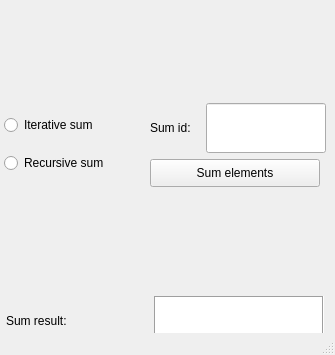
<?xml version="1.0" encoding="UTF-8"?>
<ui version="4.0">
 <class>MainWindow</class>
 <widget class="QMainWindow" name="MainWindow">
  <property name="geometry">
   <rect>
    <x>0</x>
    <y>0</y>
    <width>335</width>
    <height>355</height>
   </rect>
  </property>
  <property name="font">
   <font>
    <pointsize>9</pointsize>
   </font>
  </property>
  <property name="windowTitle">
   <string>MainWindow</string>
  </property>
  <widget class="QWidget" name="centralwidget">
   <widget class="QWidget" name="verticalLayoutWidget">
    <property name="geometry">
     <rect>
      <x>0</x>
      <y>0</y>
      <width>330</width>
      <height>451</height>
     </rect>
    </property>
    <layout class="QVBoxLayout" name="verticalLayout_7">
     <item>
      <layout class="QHBoxLayout" name="horizontalLayout_4">
       <item>
        <layout class="QVBoxLayout" name="verticalLayout_8">
         <item>
          <widget class="QRadioButton" name="iterativeSum">
           <property name="sizePolicy">
            <sizepolicy hsizetype="Fixed" vsizetype="Fixed">
             <horstretch>136</horstretch>
             <verstretch>0</verstretch>
            </sizepolicy>
           </property>
           <property name="minimumSize">
            <size>
             <width>136</width>
             <height>0</height>
            </size>
           </property>
           <property name="maximumSize">
            <size>
             <width>136</width>
             <height>16777215</height>
            </size>
           </property>
           <property name="text">
            <string>Iterative sum</string>
           </property>
          </widget>
         </item>
         <item>
          <widget class="QRadioButton" name="recurciveSum">
           <property name="sizePolicy">
            <sizepolicy hsizetype="Fixed" vsizetype="Fixed">
             <horstretch>136</horstretch>
             <verstretch>0</verstretch>
            </sizepolicy>
           </property>
           <property name="minimumSize">
            <size>
             <width>136</width>
             <height>0</height>
            </size>
           </property>
           <property name="maximumSize">
            <size>
             <width>136</width>
             <height>16777215</height>
            </size>
           </property>
           <property name="text">
            <string>Recursive sum</string>
           </property>
          </widget>
         </item>
        </layout>
       </item>
       <item>
        <layout class="QVBoxLayout" name="verticalLayout_9">
         <item>
          <layout class="QHBoxLayout" name="horizontalLayout_6">
           <item>
            <widget class="QLabel" name="label_7">
             <property name="sizePolicy">
              <sizepolicy hsizetype="Fixed" vsizetype="Fixed">
               <horstretch>50</horstretch>
               <verstretch>20</verstretch>
              </sizepolicy>
             </property>
             <property name="minimumSize">
              <size>
               <width>50</width>
               <height>20</height>
              </size>
             </property>
             <property name="maximumSize">
              <size>
               <width>50</width>
               <height>20</height>
              </size>
             </property>
             <property name="text">
              <string>Sum id:</string>
             </property>
            </widget>
           </item>
           <item>
            <widget class="QLineEdit" name="sumId">
             <property name="sizePolicy">
              <sizepolicy hsizetype="Fixed" vsizetype="Fixed">
               <horstretch>120</horstretch>
               <verstretch>50</verstretch>
              </sizepolicy>
             </property>
             <property name="minimumSize">
              <size>
               <width>120</width>
               <height>50</height>
              </size>
             </property>
             <property name="maximumSize">
              <size>
               <width>120</width>
               <height>50</height>
              </size>
             </property>
            </widget>
           </item>
          </layout>
         </item>
         <item>
          <widget class="QPushButton" name="sumButton">
           <property name="sizePolicy">
            <sizepolicy hsizetype="Fixed" vsizetype="Fixed">
             <horstretch>170</horstretch>
             <verstretch>28</verstretch>
            </sizepolicy>
           </property>
           <property name="minimumSize">
            <size>
             <width>170</width>
             <height>28</height>
            </size>
           </property>
           <property name="maximumSize">
            <size>
             <width>170</width>
             <height>28</height>
            </size>
           </property>
           <property name="font">
            <font>
             <pointsize>9</pointsize>
            </font>
           </property>
           <property name="text">
            <string>Sum elements</string>
           </property>
          </widget>
         </item>
        </layout>
       </item>
      </layout>
     </item>
     <item>
      <layout class="QVBoxLayout" name="verticalLayout_6">
       <item>
        <layout class="QHBoxLayout" name="horizontalLayout_3">
         <item>
          <widget class="QLabel" name="label_5">
           <property name="sizePolicy">
            <sizepolicy hsizetype="Fixed" vsizetype="Fixed">
             <horstretch>136</horstretch>
             <verstretch>50</verstretch>
            </sizepolicy>
           </property>
           <property name="minimumSize">
            <size>
             <width>136</width>
             <height>40</height>
            </size>
           </property>
           <property name="maximumSize">
            <size>
             <width>136</width>
             <height>50</height>
            </size>
           </property>
           <property name="font">
            <font>
             <pointsize>9</pointsize>
            </font>
           </property>
           <property name="text">
            <string>Sum result:</string>
           </property>
          </widget>
         </item>
         <item>
          <widget class="QTextEdit" name="sumResult">
           <property name="sizePolicy">
            <sizepolicy hsizetype="Fixed" vsizetype="Fixed">
             <horstretch>170</horstretch>
             <verstretch>50</verstretch>
            </sizepolicy>
           </property>
           <property name="minimumSize">
            <size>
             <width>170</width>
             <height>50</height>
            </size>
           </property>
           <property name="maximumSize">
            <size>
             <width>170</width>
             <height>50</height>
            </size>
           </property>
           <property name="font">
            <font>
             <pointsize>9</pointsize>
            </font>
           </property>
           <property name="frameShape">
            <enum>QFrame::Box</enum>
           </property>
          </widget>
         </item>
        </layout>
       </item>
      </layout>
     </item>
     <item>
      <layout class="QHBoxLayout" name="horizontalLayout_5"/>
     </item>
    </layout>
   </widget>
   <widget class="QWidget" name="">
    <property name="geometry">
     <rect>
      <x>0</x>
      <y>310</y>
      <width>328</width>
      <height>107</height>
     </rect>
    </property>
    <layout class="QGridLayout" name="gridLayout"/>
   </widget>
  </widget>
  <widget class="QMenuBar" name="menubar">
   <property name="geometry">
    <rect>
     <x>0</x>
     <y>0</y>
     <width>335</width>
     <height>26</height>
    </rect>
   </property>
  </widget>
  <widget class="QStatusBar" name="statusbar"/>
 </widget>
 <resources/>
 <connections/>
</ui>
